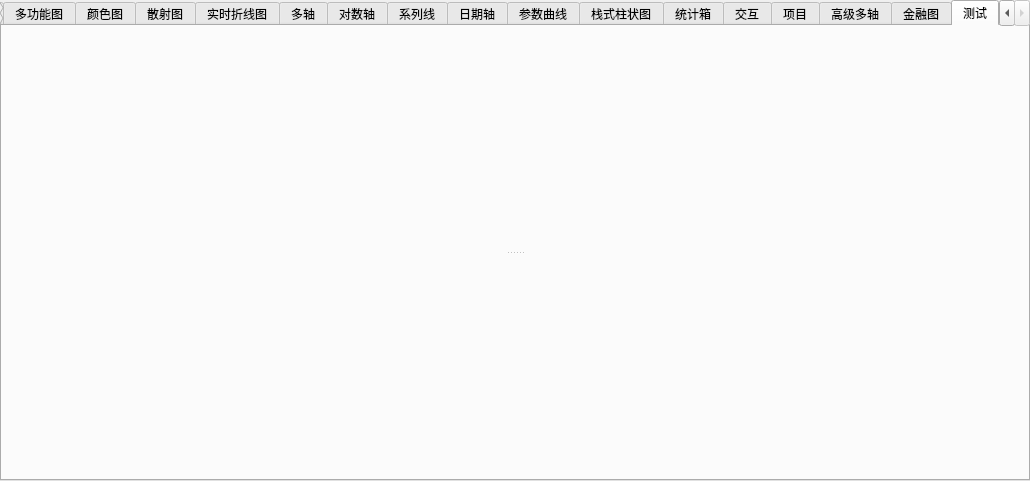
<?xml version="1.0" encoding="UTF-8"?>
<ui version="4.0">
 <class>plotdemoClass</class>
 <widget class="QWidget" name="plotdemoClass">
  <property name="geometry">
   <rect>
    <x>0</x>
    <y>0</y>
    <width>1030</width>
    <height>481</height>
   </rect>
  </property>
  <property name="windowTitle">
   <string>plotdemo</string>
  </property>
  <layout class="QGridLayout" name="gridLayout_24">
   <property name="leftMargin">
    <number>0</number>
   </property>
   <property name="topMargin">
    <number>0</number>
   </property>
   <property name="rightMargin">
    <number>0</number>
   </property>
   <property name="bottomMargin">
    <number>0</number>
   </property>
   <property name="spacing">
    <number>0</number>
   </property>
   <item row="0" column="0">
    <widget class="QTabWidget" name="tabWidget">
     <property name="currentIndex">
      <number>21</number>
     </property>
     <widget class="QWidget" name="tab_tableWidget">
      <attribute name="title">
       <string>表格</string>
      </attribute>
      <layout class="QGridLayout" name="gridLayout_3">
       <property name="leftMargin">
        <number>0</number>
       </property>
       <property name="topMargin">
        <number>0</number>
       </property>
       <property name="rightMargin">
        <number>0</number>
       </property>
       <property name="bottomMargin">
        <number>0</number>
       </property>
      </layout>
     </widget>
     <widget class="QWidget" name="tab_bar">
      <attribute name="title">
       <string>柱状图</string>
      </attribute>
      <layout class="QGridLayout" name="gridLayout_2">
       <property name="leftMargin">
        <number>0</number>
       </property>
       <property name="topMargin">
        <number>0</number>
       </property>
       <property name="rightMargin">
        <number>0</number>
       </property>
       <property name="bottomMargin">
        <number>0</number>
       </property>
       <item row="0" column="0">
        <widget class="QWidget" name="widget" native="true"/>
       </item>
      </layout>
     </widget>
     <widget class="QWidget" name="tab_flow">
      <attribute name="title">
       <string>流布局</string>
      </attribute>
      <layout class="QGridLayout" name="gridLayout_4">
       <property name="leftMargin">
        <number>0</number>
       </property>
       <property name="topMargin">
        <number>0</number>
       </property>
       <property name="rightMargin">
        <number>0</number>
       </property>
       <property name="bottomMargin">
        <number>0</number>
       </property>
       <property name="spacing">
        <number>0</number>
       </property>
       <item row="0" column="0">
        <widget class="QWidget" name="widget_2" native="true"/>
       </item>
      </layout>
     </widget>
     <widget class="QWidget" name="tab_graph">
      <attribute name="title">
       <string>折线图</string>
      </attribute>
      <layout class="QGridLayout" name="gridLayout_5">
       <property name="leftMargin">
        <number>0</number>
       </property>
       <property name="topMargin">
        <number>0</number>
       </property>
       <property name="rightMargin">
        <number>0</number>
       </property>
       <property name="bottomMargin">
        <number>0</number>
       </property>
       <property name="spacing">
        <number>0</number>
       </property>
       <item row="0" column="0">
        <widget class="QWidget" name="widget_3" native="true"/>
       </item>
      </layout>
     </widget>
     <widget class="QWidget" name="tab_scatter">
      <attribute name="title">
       <string>散射图</string>
      </attribute>
      <layout class="QGridLayout" name="gridLayout_6">
       <property name="leftMargin">
        <number>0</number>
       </property>
       <property name="topMargin">
        <number>0</number>
       </property>
       <property name="rightMargin">
        <number>0</number>
       </property>
       <property name="bottomMargin">
        <number>0</number>
       </property>
       <property name="spacing">
        <number>0</number>
       </property>
       <item row="0" column="0">
        <widget class="QWidget" name="widget_4" native="true"/>
       </item>
      </layout>
     </widget>
     <widget class="QWidget" name="tab_scatter_point">
      <attribute name="title">
       <string>散射图</string>
      </attribute>
      <layout class="QGridLayout" name="gridLayout_7">
       <property name="leftMargin">
        <number>0</number>
       </property>
       <property name="topMargin">
        <number>0</number>
       </property>
       <property name="rightMargin">
        <number>0</number>
       </property>
       <property name="bottomMargin">
        <number>0</number>
       </property>
       <item row="0" column="0">
        <widget class="QWidget" name="widget_5" native="true"/>
       </item>
      </layout>
     </widget>
     <widget class="QWidget" name="tab_versatility">
      <attribute name="title">
       <string>多功能图</string>
      </attribute>
      <layout class="QGridLayout" name="gridLayout_8">
       <property name="leftMargin">
        <number>0</number>
       </property>
       <property name="topMargin">
        <number>0</number>
       </property>
       <property name="rightMargin">
        <number>0</number>
       </property>
       <property name="bottomMargin">
        <number>0</number>
       </property>
       <item row="0" column="0">
        <widget class="QWidget" name="widget_6" native="true"/>
       </item>
      </layout>
     </widget>
     <widget class="QWidget" name="tab_color_map">
      <attribute name="title">
       <string>颜色图</string>
      </attribute>
      <layout class="QGridLayout" name="gridLayout_9">
       <property name="leftMargin">
        <number>0</number>
       </property>
       <property name="topMargin">
        <number>0</number>
       </property>
       <property name="rightMargin">
        <number>0</number>
       </property>
       <property name="bottomMargin">
        <number>0</number>
       </property>
       <item row="0" column="0">
        <widget class="QWidget" name="widget_7" native="true"/>
       </item>
      </layout>
     </widget>
     <widget class="QWidget" name="tab_scatter_pixmap">
      <attribute name="title">
       <string>散射图</string>
      </attribute>
      <layout class="QGridLayout" name="gridLayout_10">
       <property name="leftMargin">
        <number>0</number>
       </property>
       <property name="topMargin">
        <number>0</number>
       </property>
       <property name="rightMargin">
        <number>0</number>
       </property>
       <property name="bottomMargin">
        <number>0</number>
       </property>
       <item row="0" column="0">
        <widget class="QWidget" name="widget_8" native="true"/>
       </item>
      </layout>
     </widget>
     <widget class="QWidget" name="tab_realtime_graph">
      <attribute name="title">
       <string>实时折线图</string>
      </attribute>
      <layout class="QGridLayout" name="gridLayout_11">
       <property name="leftMargin">
        <number>0</number>
       </property>
       <property name="topMargin">
        <number>0</number>
       </property>
       <property name="rightMargin">
        <number>0</number>
       </property>
       <property name="bottomMargin">
        <number>0</number>
       </property>
       <item row="0" column="0">
        <widget class="QWidget" name="widget_9" native="true"/>
       </item>
      </layout>
     </widget>
     <widget class="QWidget" name="tab_multiple_axes">
      <attribute name="title">
       <string>多轴</string>
      </attribute>
      <layout class="QGridLayout" name="gridLayout_12">
       <property name="leftMargin">
        <number>0</number>
       </property>
       <property name="topMargin">
        <number>0</number>
       </property>
       <property name="rightMargin">
        <number>0</number>
       </property>
       <property name="bottomMargin">
        <number>0</number>
       </property>
       <item row="0" column="0">
        <widget class="QWidget" name="widget_10" native="true"/>
       </item>
      </layout>
     </widget>
     <widget class="QWidget" name="tab_logarithmicaxis">
      <attribute name="title">
       <string>对数轴</string>
      </attribute>
      <layout class="QGridLayout" name="gridLayout_13">
       <property name="leftMargin">
        <number>0</number>
       </property>
       <property name="topMargin">
        <number>0</number>
       </property>
       <property name="bottomMargin">
        <number>0</number>
       </property>
       <item row="0" column="0">
        <widget class="QWidget" name="widget_11" native="true"/>
       </item>
      </layout>
     </widget>
     <widget class="QWidget" name="tab_line">
      <attribute name="title">
       <string>系列线</string>
      </attribute>
      <layout class="QGridLayout" name="gridLayout_17">
       <property name="leftMargin">
        <number>0</number>
       </property>
       <property name="topMargin">
        <number>0</number>
       </property>
       <property name="rightMargin">
        <number>0</number>
       </property>
       <property name="bottomMargin">
        <number>0</number>
       </property>
       <item row="0" column="0">
        <widget class="QWidget" name="widget_12" native="true"/>
       </item>
      </layout>
     </widget>
     <widget class="QWidget" name="tab__date">
      <attribute name="title">
       <string>日期轴</string>
      </attribute>
      <layout class="QGridLayout" name="gridLayout_16">
       <property name="leftMargin">
        <number>0</number>
       </property>
       <property name="topMargin">
        <number>0</number>
       </property>
       <property name="rightMargin">
        <number>0</number>
       </property>
       <property name="bottomMargin">
        <number>0</number>
       </property>
       <item row="0" column="0">
        <widget class="QWidget" name="widget_13" native="true"/>
       </item>
      </layout>
     </widget>
     <widget class="QWidget" name="tab_parametric_curves">
      <attribute name="title">
       <string>参数曲线</string>
      </attribute>
      <layout class="QGridLayout" name="gridLayout_15">
       <property name="leftMargin">
        <number>0</number>
       </property>
       <property name="topMargin">
        <number>0</number>
       </property>
       <property name="rightMargin">
        <number>0</number>
       </property>
       <property name="bottomMargin">
        <number>0</number>
       </property>
       <item row="0" column="0">
        <widget class="QWidget" name="widget_14" native="true"/>
       </item>
      </layout>
     </widget>
     <widget class="QWidget" name="tab_stacked_bar">
      <attribute name="title">
       <string>栈式柱状图</string>
      </attribute>
      <layout class="QGridLayout" name="gridLayout_14">
       <property name="leftMargin">
        <number>0</number>
       </property>
       <property name="topMargin">
        <number>0</number>
       </property>
       <property name="rightMargin">
        <number>0</number>
       </property>
       <property name="bottomMargin">
        <number>0</number>
       </property>
       <item row="0" column="0">
        <widget class="QWidget" name="widget_15" native="true"/>
       </item>
      </layout>
     </widget>
     <widget class="QWidget" name="tab_statistical_box">
      <attribute name="title">
       <string>统计箱</string>
      </attribute>
      <layout class="QGridLayout" name="gridLayout_18">
       <property name="leftMargin">
        <number>0</number>
       </property>
       <property name="topMargin">
        <number>0</number>
       </property>
       <property name="rightMargin">
        <number>0</number>
       </property>
       <property name="bottomMargin">
        <number>0</number>
       </property>
       <item row="0" column="0">
        <widget class="QWidget" name="widget_16" native="true"/>
       </item>
      </layout>
     </widget>
     <widget class="QWidget" name="tab_interaction">
      <attribute name="title">
       <string>交互</string>
      </attribute>
      <layout class="QGridLayout" name="gridLayout_19">
       <property name="leftMargin">
        <number>0</number>
       </property>
       <property name="topMargin">
        <number>0</number>
       </property>
       <property name="rightMargin">
        <number>0</number>
       </property>
       <property name="bottomMargin">
        <number>0</number>
       </property>
       <item row="0" column="0">
        <widget class="QWidget" name="widget_17" native="true"/>
       </item>
      </layout>
     </widget>
     <widget class="QWidget" name="tab_item">
      <attribute name="title">
       <string>项目</string>
      </attribute>
      <layout class="QGridLayout" name="gridLayout_20">
       <property name="leftMargin">
        <number>0</number>
       </property>
       <property name="topMargin">
        <number>0</number>
       </property>
       <property name="rightMargin">
        <number>0</number>
       </property>
       <property name="bottomMargin">
        <number>0</number>
       </property>
       <item row="0" column="0">
        <widget class="QWidget" name="widget_18" native="true"/>
       </item>
      </layout>
     </widget>
     <widget class="QWidget" name="tab_advance_axes">
      <attribute name="title">
       <string>高级多轴</string>
      </attribute>
      <layout class="QGridLayout" name="gridLayout_21">
       <property name="leftMargin">
        <number>0</number>
       </property>
       <property name="topMargin">
        <number>0</number>
       </property>
       <property name="rightMargin">
        <number>0</number>
       </property>
       <property name="bottomMargin">
        <number>0</number>
       </property>
       <item row="0" column="0">
        <widget class="QWidget" name="widget_19" native="true"/>
       </item>
      </layout>
     </widget>
     <widget class="QWidget" name="tab_financial">
      <attribute name="title">
       <string>金融图</string>
      </attribute>
      <layout class="QGridLayout" name="gridLayout_22">
       <property name="leftMargin">
        <number>0</number>
       </property>
       <property name="topMargin">
        <number>0</number>
       </property>
       <property name="rightMargin">
        <number>0</number>
       </property>
       <property name="bottomMargin">
        <number>0</number>
       </property>
       <item row="0" column="0">
        <widget class="QWidget" name="widget_20" native="true"/>
       </item>
      </layout>
     </widget>
     <widget class="QWidget" name="tab">
      <attribute name="title">
       <string>测试</string>
      </attribute>
      <layout class="QGridLayout" name="gridLayout_23">
       <property name="leftMargin">
        <number>0</number>
       </property>
       <property name="topMargin">
        <number>0</number>
       </property>
       <property name="rightMargin">
        <number>0</number>
       </property>
       <property name="bottomMargin">
        <number>0</number>
       </property>
       <property name="spacing">
        <number>0</number>
       </property>
       <item row="0" column="0">
        <widget class="QWidget" name="widget_21" native="true">
         <layout class="QGridLayout" name="gridLayout">
          <property name="leftMargin">
           <number>0</number>
          </property>
          <property name="topMargin">
           <number>0</number>
          </property>
          <property name="rightMargin">
           <number>0</number>
          </property>
          <property name="bottomMargin">
           <number>0</number>
          </property>
          <property name="spacing">
           <number>0</number>
          </property>
          <item row="0" column="0">
           <widget class="QSplitter" name="splitter">
            <property name="lineWidth">
             <number>1</number>
            </property>
            <property name="orientation">
             <enum>Qt::Vertical</enum>
            </property>
            <property name="handleWidth">
             <number>5</number>
            </property>
            <widget class="PlotWidget" name="widget_22" native="true">
             <property name="maximumSize">
              <size>
               <width>16777215</width>
               <height>16777215</height>
              </size>
             </property>
            </widget>
            <widget class="PlotWidget" name="widget_23" native="true">
             <property name="maximumSize">
              <size>
               <width>16777215</width>
               <height>16777215</height>
              </size>
             </property>
            </widget>
           </widget>
          </item>
         </layout>
        </widget>
       </item>
      </layout>
     </widget>
    </widget>
   </item>
  </layout>
 </widget>
 <layoutdefault spacing="6" margin="11"/>
 <customwidgets>
  <customwidget>
   <class>PlotWidget</class>
   <extends>QWidget</extends>
   <header>plotwidget.h</header>
   <container>1</container>
  </customwidget>
 </customwidgets>
 <resources>
  <include location="plotdemo.qrc"/>
 </resources>
 <connections/>
</ui>
